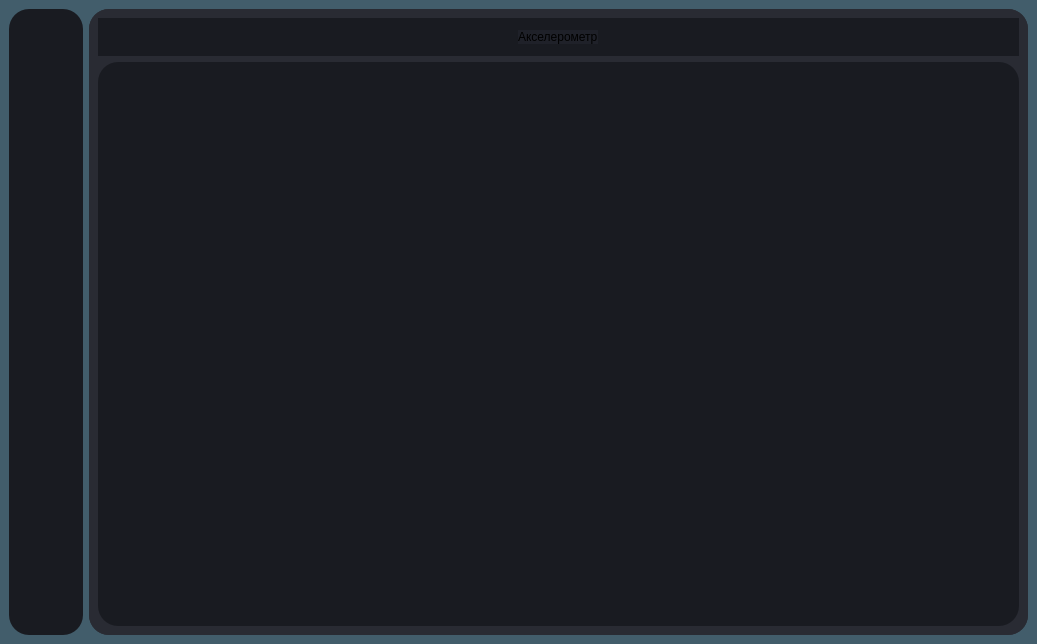
<?xml version="1.0" encoding="UTF-8"?>
<ui version="4.0">
 <class>MainWindow</class>
 <widget class="QMainWindow" name="MainWindow">
  <property name="geometry">
   <rect>
    <x>0</x>
    <y>0</y>
    <width>1037</width>
    <height>644</height>
   </rect>
  </property>
  <property name="minimumSize">
   <size>
    <width>1037</width>
    <height>0</height>
   </size>
  </property>
  <property name="windowTitle">
   <string>MainWindow</string>
  </property>
  <property name="styleSheet">
   <string notr="true"/>
  </property>
  <widget class="QWidget" name="centralwidget">
   <property name="styleSheet">
    <string notr="true">background-color: rgb(66, 93, 107);
</string>
   </property>
   <layout class="QHBoxLayout" name="horizontalLayout">
    <item>
     <widget class="QFrame" name="frame">
      <property name="sizePolicy">
       <sizepolicy hsizetype="Minimum" vsizetype="Preferred">
        <horstretch>0</horstretch>
        <verstretch>0</verstretch>
       </sizepolicy>
      </property>
      <property name="minimumSize">
       <size>
        <width>20</width>
        <height>0</height>
       </size>
      </property>
      <property name="styleSheet">
       <string notr="true">background-color: rgb(25, 27, 33);
border: 1px; 
border-radius: 20px</string>
      </property>
      <property name="frameShape">
       <enum>QFrame::StyledPanel</enum>
      </property>
      <property name="frameShadow">
       <enum>QFrame::Raised</enum>
      </property>
      <layout class="QVBoxLayout" name="verticalLayout">
       <property name="leftMargin">
        <number>7</number>
       </property>
       <property name="topMargin">
        <number>7</number>
       </property>
       <property name="rightMargin">
        <number>7</number>
       </property>
       <property name="bottomMargin">
        <number>7</number>
       </property>
       <item alignment="Qt::AlignTop">
        <widget class="QFrame" name="framePushButtons">
         <property name="styleSheet">
          <string notr="true">background-color: rgb(25, 27, 33);
border: 1px; 
border-radius: 20px</string>
         </property>
         <property name="frameShape">
          <enum>QFrame::StyledPanel</enum>
         </property>
         <property name="frameShadow">
          <enum>QFrame::Raised</enum>
         </property>
         <layout class="QVBoxLayout" name="verticalLayout_3">
          <property name="spacing">
           <number>10</number>
          </property>
          <property name="leftMargin">
           <number>0</number>
          </property>
          <property name="topMargin">
           <number>0</number>
          </property>
          <property name="rightMargin">
           <number>0</number>
          </property>
          <property name="bottomMargin">
           <number>0</number>
          </property>
          <item>
           <widget class="QFrame" name="frameTempMain">
            <property name="sizePolicy">
             <sizepolicy hsizetype="Fixed" vsizetype="Fixed">
              <horstretch>60</horstretch>
              <verstretch>50</verstretch>
             </sizepolicy>
            </property>
            <property name="styleSheet">
             <string notr="true">background-color: rgb(25, 27, 33);
border: 0px
</string>
            </property>
            <property name="frameShape">
             <enum>QFrame::StyledPanel</enum>
            </property>
            <property name="frameShadow">
             <enum>QFrame::Raised</enum>
            </property>
            <layout class="QHBoxLayout" name="horizontalLayout_26">
             <property name="spacing">
              <number>0</number>
             </property>
             <property name="leftMargin">
              <number>0</number>
             </property>
             <property name="topMargin">
              <number>0</number>
             </property>
             <property name="rightMargin">
              <number>0</number>
             </property>
             <property name="bottomMargin">
              <number>0</number>
             </property>
             <item>
              <widget class="QFrame" name="frameLineTemp">
               <property name="sizePolicy">
                <sizepolicy hsizetype="Fixed" vsizetype="Fixed">
                 <horstretch>20</horstretch>
                 <verstretch>50</verstretch>
                </sizepolicy>
               </property>
               <property name="minimumSize">
                <size>
                 <width>20</width>
                 <height>50</height>
                </size>
               </property>
               <property name="maximumSize">
                <size>
                 <width>20</width>
                 <height>50</height>
                </size>
               </property>
               <property name="styleSheet">
                <string notr="true">background-color: rgb(25, 27, 33);
border: 0px
</string>
               </property>
               <property name="frameShape">
                <enum>QFrame::StyledPanel</enum>
               </property>
               <property name="frameShadow">
                <enum>QFrame::Raised</enum>
               </property>
               <layout class="QHBoxLayout" name="horizontalLayout_27">
                <property name="spacing">
                 <number>0</number>
                </property>
                <property name="leftMargin">
                 <number>0</number>
                </property>
                <property name="topMargin">
                 <number>0</number>
                </property>
                <property name="rightMargin">
                 <number>0</number>
                </property>
                <property name="bottomMargin">
                 <number>0</number>
                </property>
                <item>
                 <widget class="QLabel" name="labelLineTemp">
                  <property name="sizePolicy">
                   <sizepolicy hsizetype="Fixed" vsizetype="Fixed">
                    <horstretch>0</horstretch>
                    <verstretch>0</verstretch>
                   </sizepolicy>
                  </property>
                  <property name="minimumSize">
                   <size>
                    <width>20</width>
                    <height>50</height>
                   </size>
                  </property>
                  <property name="maximumSize">
                   <size>
                    <width>20</width>
                    <height>50</height>
                   </size>
                  </property>
                  <property name="styleSheet">
                   <string notr="true">background-color: rgb(25, 27, 33);
border: 0px
</string>
                  </property>
                  <property name="text">
                   <string/>
                  </property>
                  <property name="pixmap">
                   <pixmap resource="resource/ui_mainwindow.qrc">:/icons/line.svg</pixmap>
                  </property>
                  <property name="scaledContents">
                   <bool>true</bool>
                  </property>
                 </widget>
                </item>
               </layout>
              </widget>
             </item>
             <item>
              <widget class="QFrame" name="frameTemp">
               <property name="styleSheet">
                <string notr="true">background-color: rgb(25, 27, 33);
border: 0px
</string>
               </property>
               <property name="frameShape">
                <enum>QFrame::StyledPanel</enum>
               </property>
               <property name="frameShadow">
                <enum>QFrame::Raised</enum>
               </property>
               <layout class="QHBoxLayout" name="horizontalLayout_28">
                <property name="spacing">
                 <number>0</number>
                </property>
                <property name="leftMargin">
                 <number>0</number>
                </property>
                <property name="topMargin">
                 <number>0</number>
                </property>
                <property name="rightMargin">
                 <number>0</number>
                </property>
                <property name="bottomMargin">
                 <number>0</number>
                </property>
                <item>
                 <widget class="QPushButton" name="pushButtonTemp">
                  <property name="enabled">
                   <bool>true</bool>
                  </property>
                  <property name="sizePolicy">
                   <sizepolicy hsizetype="Fixed" vsizetype="Fixed">
                    <horstretch>0</horstretch>
                    <verstretch>0</verstretch>
                   </sizepolicy>
                  </property>
                  <property name="minimumSize">
                   <size>
                    <width>40</width>
                    <height>40</height>
                   </size>
                  </property>
                  <property name="toolTip">
                   <string>&lt;!DOCTYPE HTML PUBLIC &quot;-//W3C//DTD HTML 4.0//EN&quot; &quot;http://www.w3.org/TR/REC-html40/strict.dtd&quot;&gt;
&lt;html&gt;&lt;head&gt;&lt;meta name=&quot;qrichtext&quot; content=&quot;1&quot; /&gt;&lt;meta charset=&quot;utf-8&quot; /&gt;&lt;style type=&quot;text/css&quot;&gt;
p, li { white-space: pre-wrap; }
hr { height: 1px; border-width: 0; }
li.unchecked::marker { content: &quot;\2610&quot;; }
li.checked::marker { content: &quot;\2612&quot;; }
&lt;/style&gt;&lt;/head&gt;&lt;body style=&quot; font-family:'.AppleSystemUIFont'; font-size:13pt; font-weight:400; font-style:normal;&quot;&gt;
&lt;p style=&quot; margin-top:12px; margin-bottom:12px; margin-left:0px; margin-right:0px; -qt-block-indent:0; text-indent:0px;&quot;&gt;&lt;span style=&quot; font-size:12pt;&quot;&gt;Температура&lt;/span&gt;&lt;/p&gt;&lt;/body&gt;&lt;/html&gt;</string>
                  </property>
                  <property name="styleSheet">
                   <string notr="true">QPushButton {
	background-color: rgb(25, 27, 33);
	border: 0px;
	border-image: url(:/icons/temp_ser.svg);
}

QPushButton:hover {
	background-color: rgb(25, 27, 33);
	border: 0px;
	border-image: url(:/icons/temp_white.svg);
}



</string>
                  </property>
                  <property name="text">
                   <string/>
                  </property>
                  <property name="iconSize">
                   <size>
                    <width>35</width>
                    <height>50</height>
                   </size>
                  </property>
                  <property name="checkable">
                   <bool>false</bool>
                  </property>
                  <property name="checked">
                   <bool>false</bool>
                  </property>
                 </widget>
                </item>
               </layout>
              </widget>
             </item>
            </layout>
           </widget>
          </item>
          <item>
           <widget class="QFrame" name="framePressureMain">
            <property name="styleSheet">
             <string notr="true">background-color: rgb(25, 27, 33);
border: 0px
</string>
            </property>
            <property name="frameShape">
             <enum>QFrame::StyledPanel</enum>
            </property>
            <property name="frameShadow">
             <enum>QFrame::Raised</enum>
            </property>
            <layout class="QHBoxLayout" name="horizontalLayout_32">
             <property name="spacing">
              <number>0</number>
             </property>
             <property name="leftMargin">
              <number>0</number>
             </property>
             <property name="topMargin">
              <number>0</number>
             </property>
             <property name="rightMargin">
              <number>0</number>
             </property>
             <property name="bottomMargin">
              <number>0</number>
             </property>
             <item>
              <widget class="QFrame" name="frameLinePressure">
               <property name="minimumSize">
                <size>
                 <width>20</width>
                 <height>50</height>
                </size>
               </property>
               <property name="maximumSize">
                <size>
                 <width>20</width>
                 <height>50</height>
                </size>
               </property>
               <property name="styleSheet">
                <string notr="true">background-color: rgb(25, 27, 33);
border: 0px
</string>
               </property>
               <property name="frameShape">
                <enum>QFrame::StyledPanel</enum>
               </property>
               <property name="frameShadow">
                <enum>QFrame::Raised</enum>
               </property>
               <layout class="QHBoxLayout" name="horizontalLayout_33">
                <property name="spacing">
                 <number>0</number>
                </property>
                <property name="leftMargin">
                 <number>0</number>
                </property>
                <property name="topMargin">
                 <number>0</number>
                </property>
                <property name="rightMargin">
                 <number>0</number>
                </property>
                <property name="bottomMargin">
                 <number>0</number>
                </property>
                <item>
                 <widget class="QLabel" name="labeLinePressure">
                  <property name="sizePolicy">
                   <sizepolicy hsizetype="Maximum" vsizetype="Maximum">
                    <horstretch>0</horstretch>
                    <verstretch>0</verstretch>
                   </sizepolicy>
                  </property>
                  <property name="minimumSize">
                   <size>
                    <width>20</width>
                    <height>50</height>
                   </size>
                  </property>
                  <property name="maximumSize">
                   <size>
                    <width>20</width>
                    <height>50</height>
                   </size>
                  </property>
                  <property name="styleSheet">
                   <string notr="true">background-color: rgb(25, 27, 33);
border: 0px
</string>
                  </property>
                  <property name="text">
                   <string/>
                  </property>
                  <property name="pixmap">
                   <pixmap resource="resource/ui_mainwindow.qrc">:/icons/line.svg</pixmap>
                  </property>
                  <property name="scaledContents">
                   <bool>true</bool>
                  </property>
                 </widget>
                </item>
               </layout>
              </widget>
             </item>
             <item>
              <widget class="QFrame" name="framePressure">
               <property name="styleSheet">
                <string notr="true">background-color: rgb(25, 27, 33);
border: 0px
</string>
               </property>
               <property name="frameShape">
                <enum>QFrame::StyledPanel</enum>
               </property>
               <property name="frameShadow">
                <enum>QFrame::Raised</enum>
               </property>
               <layout class="QHBoxLayout" name="horizontalLayout_34">
                <property name="spacing">
                 <number>0</number>
                </property>
                <property name="leftMargin">
                 <number>0</number>
                </property>
                <property name="topMargin">
                 <number>0</number>
                </property>
                <property name="rightMargin">
                 <number>0</number>
                </property>
                <property name="bottomMargin">
                 <number>0</number>
                </property>
                <item>
                 <widget class="QPushButton" name="pushButtonPressure">
                  <property name="sizePolicy">
                   <sizepolicy hsizetype="Fixed" vsizetype="Fixed">
                    <horstretch>0</horstretch>
                    <verstretch>0</verstretch>
                   </sizepolicy>
                  </property>
                  <property name="minimumSize">
                   <size>
                    <width>40</width>
                    <height>40</height>
                   </size>
                  </property>
                  <property name="toolTip">
                   <string>&lt;html&gt;&lt;head/&gt;&lt;body&gt;&lt;p&gt;&lt;span style=&quot; font-size:12pt;&quot;&gt;Давление&lt;/span&gt;&lt;/p&gt;&lt;/body&gt;&lt;/html&gt;</string>
                  </property>
                  <property name="whatsThis">
                   <string>&lt;html&gt;&lt;head/&gt;&lt;body&gt;&lt;p&gt;&lt;br/&gt;&lt;/p&gt;&lt;/body&gt;&lt;/html&gt;</string>
                  </property>
                  <property name="styleSheet">
                   <string notr="true">QPushButton {
	
	background-color: rgb(25, 27, 33);
	border-image: url(:/icons/pressure-ser.svg);
}

QPushButton:hover {
    background-color: rgb(25, 27, 33);
	border-image: url(:/icons/pressure-white.svg);

}</string>
                  </property>
                  <property name="text">
                   <string/>
                  </property>
                 </widget>
                </item>
               </layout>
              </widget>
             </item>
            </layout>
           </widget>
          </item>
          <item>
           <widget class="QFrame" name="frameIlluminationMain">
            <property name="styleSheet">
             <string notr="true">background-color: rgb(25, 27, 33);
border: 0px
</string>
            </property>
            <property name="frameShape">
             <enum>QFrame::StyledPanel</enum>
            </property>
            <property name="frameShadow">
             <enum>QFrame::Raised</enum>
            </property>
            <layout class="QHBoxLayout" name="horizontalLayout_29">
             <property name="spacing">
              <number>0</number>
             </property>
             <property name="leftMargin">
              <number>0</number>
             </property>
             <property name="topMargin">
              <number>0</number>
             </property>
             <property name="rightMargin">
              <number>0</number>
             </property>
             <property name="bottomMargin">
              <number>0</number>
             </property>
             <item>
              <widget class="QFrame" name="frameLineIllumination">
               <property name="minimumSize">
                <size>
                 <width>20</width>
                 <height>50</height>
                </size>
               </property>
               <property name="maximumSize">
                <size>
                 <width>20</width>
                 <height>50</height>
                </size>
               </property>
               <property name="styleSheet">
                <string notr="true">background-color: rgb(25, 27, 33);
border: 0px
</string>
               </property>
               <property name="frameShape">
                <enum>QFrame::StyledPanel</enum>
               </property>
               <property name="frameShadow">
                <enum>QFrame::Raised</enum>
               </property>
               <layout class="QHBoxLayout" name="horizontalLayout_30">
                <property name="spacing">
                 <number>0</number>
                </property>
                <property name="leftMargin">
                 <number>0</number>
                </property>
                <property name="topMargin">
                 <number>0</number>
                </property>
                <property name="rightMargin">
                 <number>0</number>
                </property>
                <property name="bottomMargin">
                 <number>0</number>
                </property>
                <item>
                 <widget class="QLabel" name="labelLineIlluminattion">
                  <property name="sizePolicy">
                   <sizepolicy hsizetype="Preferred" vsizetype="Maximum">
                    <horstretch>20</horstretch>
                    <verstretch>50</verstretch>
                   </sizepolicy>
                  </property>
                  <property name="minimumSize">
                   <size>
                    <width>20</width>
                    <height>50</height>
                   </size>
                  </property>
                  <property name="maximumSize">
                   <size>
                    <width>20</width>
                    <height>50</height>
                   </size>
                  </property>
                  <property name="styleSheet">
                   <string notr="true">background-color: rgb(25, 27, 33);
border: 0px
</string>
                  </property>
                  <property name="text">
                   <string/>
                  </property>
                  <property name="pixmap">
                   <pixmap resource="resource/ui_mainwindow.qrc">:/icons/line.svg</pixmap>
                  </property>
                  <property name="scaledContents">
                   <bool>true</bool>
                  </property>
                 </widget>
                </item>
               </layout>
              </widget>
             </item>
             <item>
              <widget class="QFrame" name="frameIllumination">
               <property name="styleSheet">
                <string notr="true">background-color: rgb(25, 27, 33);
border: 0px
</string>
               </property>
               <property name="frameShape">
                <enum>QFrame::StyledPanel</enum>
               </property>
               <property name="frameShadow">
                <enum>QFrame::Raised</enum>
               </property>
               <layout class="QHBoxLayout" name="horizontalLayout_31">
                <property name="spacing">
                 <number>0</number>
                </property>
                <property name="leftMargin">
                 <number>0</number>
                </property>
                <property name="topMargin">
                 <number>0</number>
                </property>
                <property name="rightMargin">
                 <number>0</number>
                </property>
                <property name="bottomMargin">
                 <number>0</number>
                </property>
                <item>
                 <widget class="QPushButton" name="pushButtonIllumination">
                  <property name="sizePolicy">
                   <sizepolicy hsizetype="Fixed" vsizetype="Fixed">
                    <horstretch>0</horstretch>
                    <verstretch>0</verstretch>
                   </sizepolicy>
                  </property>
                  <property name="minimumSize">
                   <size>
                    <width>40</width>
                    <height>40</height>
                   </size>
                  </property>
                  <property name="toolTip">
                   <string>&lt;html&gt;&lt;head/&gt;&lt;body&gt;&lt;p&gt;Освещенность&lt;/p&gt;&lt;/body&gt;&lt;/html&gt;</string>
                  </property>
                  <property name="styleSheet">
                   <string notr="true">QPushButton {
	
	background-color: rgb(25, 27, 33);
	
	border-image: url(:/icons/light-ser.svg);
}

QPushButton:hover {
    
	background-color: rgb(25, 27, 33);
	border-image: url(:/icons/light-white.svg);

}</string>
                  </property>
                  <property name="text">
                   <string/>
                  </property>
                 </widget>
                </item>
               </layout>
              </widget>
             </item>
            </layout>
           </widget>
          </item>
          <item>
           <widget class="QFrame" name="frameAccelerationMain">
            <property name="styleSheet">
             <string notr="true">background-color: rgb(25, 27, 33);
border: 0px
</string>
            </property>
            <property name="frameShape">
             <enum>QFrame::StyledPanel</enum>
            </property>
            <property name="frameShadow">
             <enum>QFrame::Raised</enum>
            </property>
            <layout class="QHBoxLayout" name="horizontalLayout_35">
             <property name="spacing">
              <number>0</number>
             </property>
             <property name="leftMargin">
              <number>0</number>
             </property>
             <property name="topMargin">
              <number>0</number>
             </property>
             <property name="rightMargin">
              <number>0</number>
             </property>
             <property name="bottomMargin">
              <number>0</number>
             </property>
             <item>
              <widget class="QFrame" name="frameLineAcceleration">
               <property name="minimumSize">
                <size>
                 <width>20</width>
                 <height>50</height>
                </size>
               </property>
               <property name="maximumSize">
                <size>
                 <width>20</width>
                 <height>50</height>
                </size>
               </property>
               <property name="styleSheet">
                <string notr="true">background-color: rgb(25, 27, 33);
border: 0px
</string>
               </property>
               <property name="frameShape">
                <enum>QFrame::StyledPanel</enum>
               </property>
               <property name="frameShadow">
                <enum>QFrame::Raised</enum>
               </property>
               <layout class="QHBoxLayout" name="horizontalLayout_36">
                <property name="spacing">
                 <number>0</number>
                </property>
                <property name="leftMargin">
                 <number>0</number>
                </property>
                <property name="topMargin">
                 <number>0</number>
                </property>
                <property name="rightMargin">
                 <number>0</number>
                </property>
                <property name="bottomMargin">
                 <number>0</number>
                </property>
                <item>
                 <widget class="QLabel" name="labelLineAcceleration">
                  <property name="sizePolicy">
                   <sizepolicy hsizetype="Maximum" vsizetype="Maximum">
                    <horstretch>0</horstretch>
                    <verstretch>0</verstretch>
                   </sizepolicy>
                  </property>
                  <property name="minimumSize">
                   <size>
                    <width>20</width>
                    <height>50</height>
                   </size>
                  </property>
                  <property name="maximumSize">
                   <size>
                    <width>20</width>
                    <height>50</height>
                   </size>
                  </property>
                  <property name="styleSheet">
                   <string notr="true">background-color: rgb(25, 27, 33);
border: 0px
</string>
                  </property>
                  <property name="text">
                   <string/>
                  </property>
                  <property name="pixmap">
                   <pixmap resource="resource/ui_mainwindow.qrc">:/icons/line.svg</pixmap>
                  </property>
                  <property name="scaledContents">
                   <bool>true</bool>
                  </property>
                 </widget>
                </item>
               </layout>
              </widget>
             </item>
             <item>
              <widget class="QFrame" name="frameAcceleration">
               <property name="styleSheet">
                <string notr="true">background-color: rgb(25, 27, 33);
border: 0px
</string>
               </property>
               <property name="frameShape">
                <enum>QFrame::StyledPanel</enum>
               </property>
               <property name="frameShadow">
                <enum>QFrame::Raised</enum>
               </property>
               <layout class="QHBoxLayout" name="horizontalLayout_37">
                <property name="spacing">
                 <number>0</number>
                </property>
                <property name="leftMargin">
                 <number>0</number>
                </property>
                <property name="topMargin">
                 <number>0</number>
                </property>
                <property name="rightMargin">
                 <number>0</number>
                </property>
                <property name="bottomMargin">
                 <number>0</number>
                </property>
                <item>
                 <widget class="QPushButton" name="pushButtonAcceleration">
                  <property name="sizePolicy">
                   <sizepolicy hsizetype="Fixed" vsizetype="Fixed">
                    <horstretch>0</horstretch>
                    <verstretch>0</verstretch>
                   </sizepolicy>
                  </property>
                  <property name="minimumSize">
                   <size>
                    <width>40</width>
                    <height>40</height>
                   </size>
                  </property>
                  <property name="toolTip">
                   <string>&lt;html&gt;&lt;head/&gt;&lt;body&gt;&lt;p&gt;Акселерометр&lt;/p&gt;&lt;/body&gt;&lt;/html&gt;</string>
                  </property>
                  <property name="styleSheet">
                   <string notr="true">QPushButton {
background-color: rgb(25, 27, 33);

	border-image: url(:/icons/movement-sensor-ser.svg);

}

QPushButton:hover {
background-color: rgb(25, 27, 33);
	border-image: url(:/icons/movement-sensor-white.svg);

}
</string>
                  </property>
                  <property name="text">
                   <string/>
                  </property>
                 </widget>
                </item>
               </layout>
              </widget>
             </item>
            </layout>
           </widget>
          </item>
         </layout>
        </widget>
       </item>
      </layout>
     </widget>
    </item>
    <item>
     <widget class="QStackedWidget" name="stackedWidget">
      <property name="minimumSize">
       <size>
        <width>860</width>
        <height>620</height>
       </size>
      </property>
      <property name="styleSheet">
       <string notr="true">background-color: rgb(41, 43, 51);
border: 1px;
border-radius: 20px</string>
      </property>
      <property name="currentIndex">
       <number>4</number>
      </property>
      <widget class="QWidget" name="page">
       <property name="styleSheet">
        <string notr="true">background-color: rgb(41, 43, 51);
border: 1px;
border-radius: 20px</string>
       </property>
      </widget>
      <widget class="QWidget" name="pageTemperature">
       <property name="styleSheet">
        <string notr="true">background-color: rgb(41, 43, 51);
border: 1px;
border-radius: 20px</string>
       </property>
       <layout class="QVBoxLayout" name="verticalLayout_4">
        <item>
         <widget class="QFrame" name="frameLabelTemperature">
          <property name="styleSheet">
           <string notr="true">background-color: rgb(25, 27, 33);
border: 1px; 
border-radius: 20px</string>
          </property>
          <property name="frameShape">
           <enum>QFrame::StyledPanel</enum>
          </property>
          <property name="frameShadow">
           <enum>QFrame::Raised</enum>
          </property>
          <layout class="QVBoxLayout" name="verticalLayout_5">
           <item alignment="Qt::AlignHCenter|Qt::AlignVCenter">
            <widget class="QLabel" name="labelTemperature">
             <property name="styleSheet">
              <string notr="true">background-color: rgb(31, 33, 41);
border: 0px</string>
             </property>
             <property name="text">
              <string>Температура</string>
             </property>
            </widget>
           </item>
          </layout>
         </widget>
        </item>
        <item>
         <widget class="QFrame" name="frameGraphTemperature">
          <property name="sizePolicy">
           <sizepolicy hsizetype="Preferred" vsizetype="Expanding">
            <horstretch>0</horstretch>
            <verstretch>0</verstretch>
           </sizepolicy>
          </property>
          <property name="styleSheet">
           <string notr="true">background-color: rgb(25, 27, 33);
border: 1px; 
border-radius: 20px</string>
          </property>
          <property name="frameShape">
           <enum>QFrame::StyledPanel</enum>
          </property>
          <property name="frameShadow">
           <enum>QFrame::Raised</enum>
          </property>
          <layout class="QVBoxLayout" name="verticalLayout_12">
           <property name="spacing">
            <number>8</number>
           </property>
           <property name="leftMargin">
            <number>8</number>
           </property>
           <property name="topMargin">
            <number>8</number>
           </property>
           <property name="rightMargin">
            <number>8</number>
           </property>
           <property name="bottomMargin">
            <number>8</number>
           </property>
           <item>
            <widget class="QWidget" name="graphicsViewTemp" native="true">
             <property name="styleSheet">
              <string notr="true">background-color: rgb(25, 27, 33);
border: 1px; 
border-radius: 20px</string>
             </property>
            </widget>
           </item>
          </layout>
         </widget>
        </item>
       </layout>
      </widget>
      <widget class="QWidget" name="pagePressure">
       <property name="styleSheet">
        <string notr="true">background-color: rgb(41, 43, 51);
border: 1px;
border-radius: 20px</string>
       </property>
       <layout class="QVBoxLayout" name="verticalLayout_7">
        <item>
         <widget class="QFrame" name="frameLabelPressure">
          <property name="styleSheet">
           <string notr="true">background-color: rgb(25, 27, 33);
border: 1px; 
border-radius: 20px</string>
          </property>
          <property name="frameShape">
           <enum>QFrame::StyledPanel</enum>
          </property>
          <property name="frameShadow">
           <enum>QFrame::Raised</enum>
          </property>
          <layout class="QVBoxLayout" name="verticalLayout_6">
           <item alignment="Qt::AlignHCenter|Qt::AlignVCenter">
            <widget class="QLabel" name="labelPressure">
             <property name="styleSheet">
              <string notr="true">background-color: rgb(31, 33, 41);
border: 0px</string>
             </property>
             <property name="text">
              <string> Давление</string>
             </property>
            </widget>
           </item>
          </layout>
         </widget>
        </item>
        <item>
         <widget class="QFrame" name="frameGraphPressure">
          <property name="sizePolicy">
           <sizepolicy hsizetype="Preferred" vsizetype="Expanding">
            <horstretch>0</horstretch>
            <verstretch>0</verstretch>
           </sizepolicy>
          </property>
          <property name="styleSheet">
           <string notr="true">background-color: rgb(25, 27, 33);
border: 1px; 
border-radius: 20px</string>
          </property>
          <property name="frameShape">
           <enum>QFrame::StyledPanel</enum>
          </property>
          <property name="frameShadow">
           <enum>QFrame::Raised</enum>
          </property>
          <layout class="QVBoxLayout" name="verticalLayout_13">
           <property name="spacing">
            <number>8</number>
           </property>
           <property name="leftMargin">
            <number>8</number>
           </property>
           <property name="topMargin">
            <number>8</number>
           </property>
           <property name="rightMargin">
            <number>8</number>
           </property>
           <property name="bottomMargin">
            <number>8</number>
           </property>
           <item>
            <widget class="QWidget" name="graphicsViewPressure" native="true">
             <property name="styleSheet">
              <string notr="true">background-color: rgb(25, 27, 33);
border: 1px; 
border-radius: 20px</string>
             </property>
            </widget>
           </item>
          </layout>
         </widget>
        </item>
       </layout>
      </widget>
      <widget class="QWidget" name="pageIllumination">
       <property name="styleSheet">
        <string notr="true">background-color: rgb(41, 43, 51);
border: 1px;
border-radius: 20px</string>
       </property>
       <layout class="QVBoxLayout" name="verticalLayout_9">
        <item>
         <widget class="QFrame" name="frameLabelIllumination">
          <property name="styleSheet">
           <string notr="true">background-color: rgb(25, 27, 33);
border: 1px; 
border-radius: 20px</string>
          </property>
          <property name="frameShape">
           <enum>QFrame::StyledPanel</enum>
          </property>
          <property name="frameShadow">
           <enum>QFrame::Raised</enum>
          </property>
          <layout class="QVBoxLayout" name="verticalLayout_8">
           <item alignment="Qt::AlignHCenter">
            <widget class="QLabel" name="labelIllumination">
             <property name="styleSheet">
              <string notr="true">background-color: rgb(31, 33, 41);
border: 0px</string>
             </property>
             <property name="text">
              <string>Освещенность</string>
             </property>
            </widget>
           </item>
          </layout>
         </widget>
        </item>
        <item>
         <widget class="QFrame" name="frameGraphIllumination">
          <property name="sizePolicy">
           <sizepolicy hsizetype="Preferred" vsizetype="Expanding">
            <horstretch>0</horstretch>
            <verstretch>0</verstretch>
           </sizepolicy>
          </property>
          <property name="font">
           <font>
            <kerning>true</kerning>
           </font>
          </property>
          <property name="styleSheet">
           <string notr="true">background-color: rgb(25, 27, 33);
border: 1px; 
border-radius: 20px</string>
          </property>
          <property name="frameShape">
           <enum>QFrame::StyledPanel</enum>
          </property>
          <property name="frameShadow">
           <enum>QFrame::Raised</enum>
          </property>
          <layout class="QVBoxLayout" name="verticalLayout_2">
           <property name="spacing">
            <number>8</number>
           </property>
           <property name="leftMargin">
            <number>8</number>
           </property>
           <property name="topMargin">
            <number>8</number>
           </property>
           <property name="rightMargin">
            <number>8</number>
           </property>
           <property name="bottomMargin">
            <number>8</number>
           </property>
           <item>
            <widget class="QWidget" name="graphicsViewIllunination" native="true">
             <property name="styleSheet">
              <string notr="true">background-color: rgb(25, 27, 33);
border: 1px; 
border-radius: 20px</string>
             </property>
            </widget>
           </item>
          </layout>
         </widget>
        </item>
       </layout>
      </widget>
      <widget class="QWidget" name="pageAcceleration">
       <property name="styleSheet">
        <string notr="true">background-color: rgb(41, 43, 51);
border: 1px;
border-radius: 20px</string>
       </property>
       <layout class="QVBoxLayout" name="verticalLayout_11">
        <item>
         <widget class="QFrame" name="frameLabelAcceleration">
          <property name="styleSheet">
           <string notr="true">background-color: rgb(25, 27, 33);
border: 1px; 
border-radius: 20px</string>
          </property>
          <property name="frameShape">
           <enum>QFrame::StyledPanel</enum>
          </property>
          <property name="frameShadow">
           <enum>QFrame::Raised</enum>
          </property>
          <layout class="QVBoxLayout" name="verticalLayout_10" stretch="0">
           <property name="spacing">
            <number>-1</number>
           </property>
           <property name="leftMargin">
            <number>12</number>
           </property>
           <property name="topMargin">
            <number>12</number>
           </property>
           <property name="rightMargin">
            <number>12</number>
           </property>
           <property name="bottomMargin">
            <number>12</number>
           </property>
           <item alignment="Qt::AlignHCenter|Qt::AlignVCenter">
            <widget class="QLabel" name="labelAcceleration">
             <property name="styleSheet">
              <string notr="true">background-color: rgb(31, 33, 41);
border: 0px</string>
             </property>
             <property name="text">
              <string>Акселерометр</string>
             </property>
            </widget>
           </item>
          </layout>
         </widget>
        </item>
        <item>
         <widget class="QFrame" name="frameGraphAcceleration">
          <property name="sizePolicy">
           <sizepolicy hsizetype="Preferred" vsizetype="Expanding">
            <horstretch>0</horstretch>
            <verstretch>0</verstretch>
           </sizepolicy>
          </property>
          <property name="styleSheet">
           <string notr="true">background-color: rgb(25, 27, 33);
border: 1px; 
border-radius: 20px</string>
          </property>
          <property name="frameShape">
           <enum>QFrame::StyledPanel</enum>
          </property>
          <property name="frameShadow">
           <enum>QFrame::Raised</enum>
          </property>
          <layout class="QVBoxLayout" name="verticalLayout_15">
           <property name="spacing">
            <number>8</number>
           </property>
           <property name="leftMargin">
            <number>8</number>
           </property>
           <property name="topMargin">
            <number>8</number>
           </property>
           <property name="rightMargin">
            <number>8</number>
           </property>
           <property name="bottomMargin">
            <number>8</number>
           </property>
           <item>
            <widget class="QWidget" name="graphicsViewAcceleration" native="true">
             <property name="styleSheet">
              <string notr="true">background-color: rgb(25, 27, 33);
border: 1px; 
border-radius: 20px</string>
             </property>
            </widget>
           </item>
          </layout>
         </widget>
        </item>
       </layout>
      </widget>
     </widget>
    </item>
   </layout>
  </widget>
 </widget>
 <resources>
  <include location="resource/ui_mainwindow.qrc"/>
 </resources>
 <connections/>
</ui>
